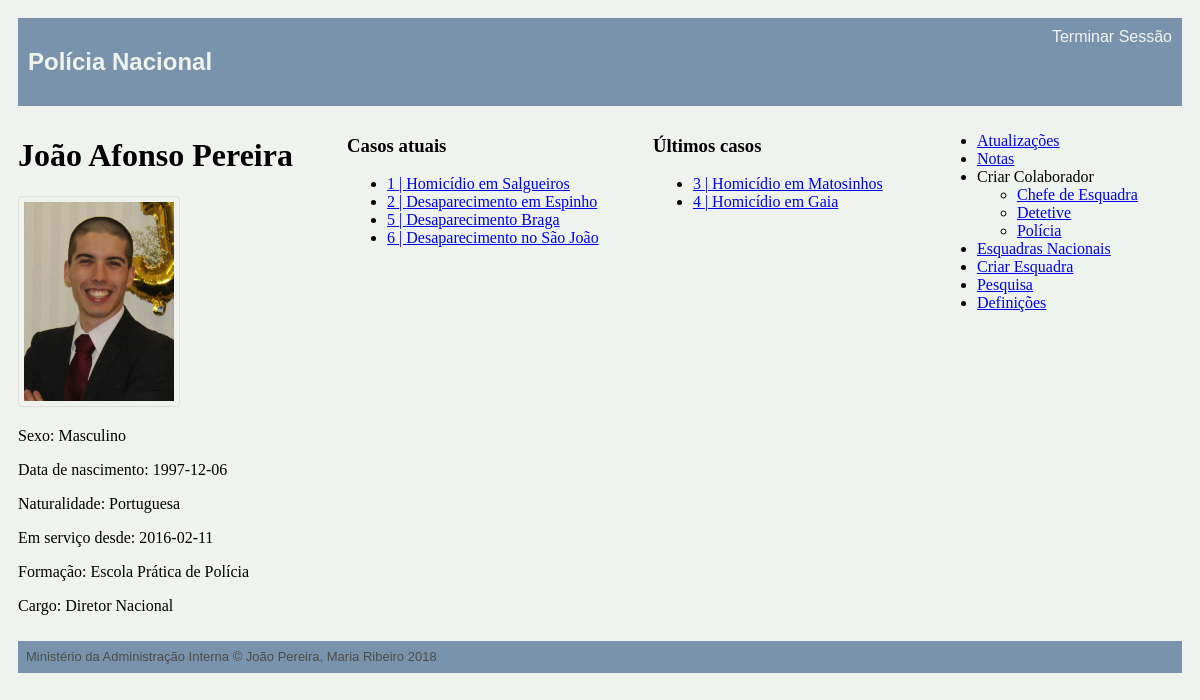
Before: /main.php (signed in) with the older database file.
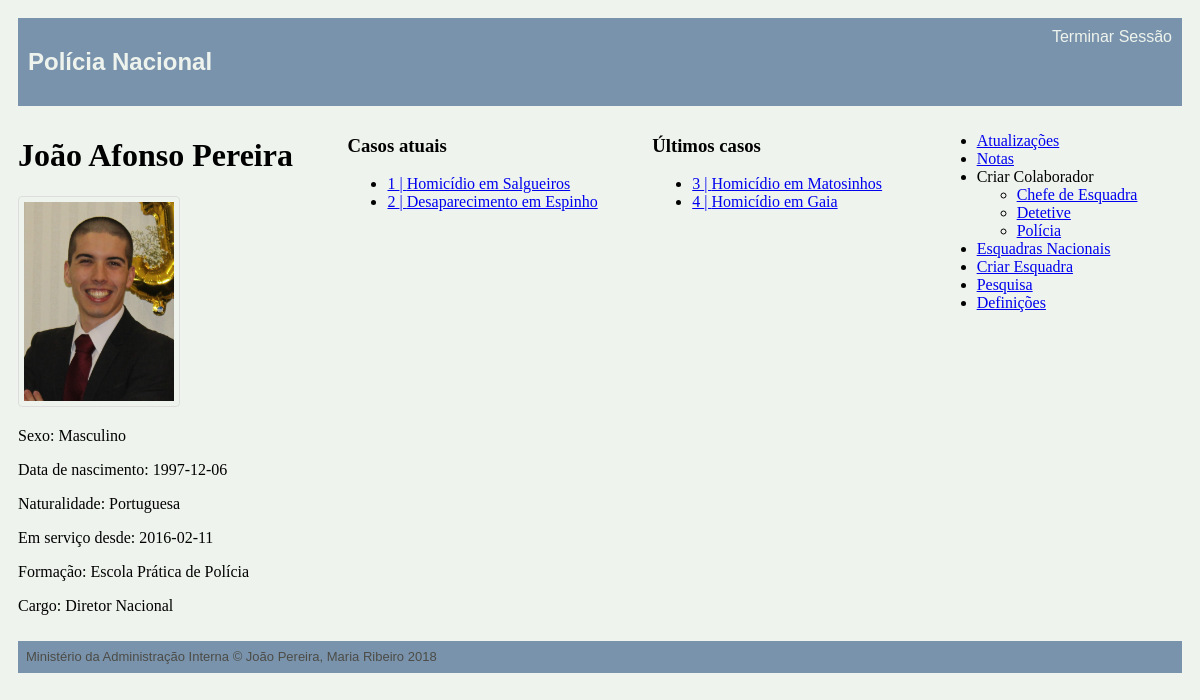
After: the same page with the newer database file.
### tables this page shows
CREATE TABLE personnel (
    username VARCHAR PRIMARY KEY,
    password VARCHAR NOT NULL,
    email VARCHAR(320) NOT NULL, -- 64 characters for local part + @ + 255 for domain name
    fullname VARCHAR(128) NOT NULL,
    gender VARCHAR NOT NULL,
    birthdate date NOT NULL,
    naturality VARCHAR NOT NULL,
    start_service date NOT NULL,
    school VARCHAR REFERENCES schools NOT NULL,
    position VARCHAR REFERENCES positions NOT NULL,
    station INTEGER REFERENCES stations,
    profile_pic VARCHAR
);

CREATE TABLE occurrences (
    id INTEGER PRIMARY KEY,
    type integer REFERENCES occ_type NOT NULL,
    title VARCHAR NOT NULL,
    chief_detective VARCHAR REFERENCES personnel,
    state VARCHAR REFERENCES states NOT NULL ,
    oppening_date date NOT NULL,
    location VARCHAR NOT NULL,
    description VARCHAR NOT NULL,
    station VARCHAR REFERENCES stations NOT NULL
);

### database/connection.php (called while the page is built, shortened)
<?php $db = new PDO('sqlite:database/database.db');
function getUserByUsername($username) {
  global $db;
  $query = $db->prepare('SELECT * FROM personnel WHERE username = ?');
  $query->execute(array($username));
  return $query->fetch();
}
function GetAllOccurrences() {
  global $db;
  $query = $db->prepare('SELECT * FROM occurrences');
  $query->execute();
  return $query->fetchAll();
}

### main.php (the view, shortened to what this page needs)
 <?php
include_once('database/connection.php');
$username = $_SESSION['username'];
?>
<!DOCTYPE html>
<html>
<head>
    <link href="style.css" rel="stylesheet">
    <link href="layout.css" rel="stylesheet">
</head>
<div class="container">
<?php include_once('common/header_aside.php'); ?>
<body class="body">
    <div id="personal_info">
        <h1><?php echo $user['fullname']?></h1>
        <p> <?php if (isset($user['profile_pic'])) { ?>
            <img src="profile_pic/<?=$username?>.jpg">
        <?php }?></p>
        <p> Sexo: <?php echo $user['gender'] ?></p>
        <p> Data de nascimento: <?php echo $user['birthdate'] ?>  </p>
        <p> Naturalidade: <?php echo $user['naturality'] ?> </p>
        <p> Em serviço desde: <?php echo $user['start_service'] ?> </p>
        <p> Formação: <?php echo $user['school'] ?> </p>
        <p> Cargo: <?php echo $user['position'] ?> </p>
    </div>
    <?php if ($user['position']=='Diretor Nacional'){
        $occurrences=GetAllOccurrences();
    }elseif ($user['position']=='Chefe de Esquadra'){
        $occurrences=GetOccurrencesByStation($station['id']);
    }elseif ($user['position']=='Detetive'){
        $occurrences=GetOccurrencesByUsernameAndMinorOccurrences($username,$station['id']);
    }elseif ($user['position']=='Polícia'){
        $occurrences=GetOccurrencesByUsername($username);
    }
    if (!empty($occurrences)) { ?>
        <div id="current_work">
            <h3>Casos atuais</h3>
            <ul>
                <?php foreach($occurrences as $occurrence) { ?>
                    <?php if ($occurrence['state']=='Aberto') {?>
                        <?php echo "<li><a href='single_occurrence.php?id=" . $occurrence['id'] . "'>" . $occurrence['id'] . " | " . $occurrence['title'] . "</a></li>" ; ?>
                    <? } ?>
                <? } ?>
            </ul>
        </div>
        <div id="past_work">
            <h3>Últimos casos</h3>
            <ul>
                <?php foreach($occurrences as $occurrence) { ?>
                    <?php if ($occurrence['state']=='Fechado' or $occurrence['state']=='Arquivado') { ?>
                        <?php echo "<li><a href='single_occurrence.php?id=" . $occurrence['id'] . "'>" . $occurrence['id'] . " | " . $occurrence['title'] . "</a></li>" ; ?>
                    <? } ?>
                <? } ?>
            </ul>
        </div>
    <? } ?>
</body>
<?php include_once('common/footer.php'); ?>
</div>
</html>

### common/header_aside.php (shortened to what this page needs)
<?php
include_once('database/connection.php');
$user = getUserByUsername($username);
?>
<!DOCTYPE html>
<html lang="en-US">
    <header class="header">
        <div class='title'> <a href="main.php"><h2>Polícia Nacional</h2></a></div>
        <div class='log_out'> <a href="log_out.php">Terminar Sessão</a></div>
    </header>
    <aside class="right_bar">
            <ul>
                <li><a href="updates.php">Atualizações</a></li>
                <li><a href="notes.php">Notas</a></li>
                <?php if ($user['position']=="Diretor Nacional" || $user['position']=="Chefe de Esquadra" ){?>
                    <li><a> Criar Colaborador </a></li>
                        <ul>
                            <?php if ($user['position']=="Diretor Nacional"){?>
                                <li><a href="create_personnel.php?position=Chefe de Esquadra"> Chefe de Esquadra </a></li>
                            <?php } ?>
                                <li><a href="create_personnel.php?position=Detetive"> Detetive </a></li>
                                <li><a href="create_personnel.php?position=Polícia"> Polícia </a></li>
                        </ul>
                <?php } ?>
                <?php if ($user['position']=="Diretor Nacional"){?>
                    <li><a href="view_station.php"> Esquadras Nacionais </a></li>
                    <li><a href="create_station.php"> Criar Esquadra</a></li>
                <?php } ?>
                <li><a href="search.php">Pesquisa</a></li>
                <li> <a href="main.php?definitions=1"> Definições </a>
                <?php if(isset($_GET['definitions'])){?>
                    <ul>
                    <li><a href="change_password.php">Mudar Password</a></li>
                    <li><a href="UpdateProfileImage.php">Atualizar Foto Pessoal</a></li>
                    </ul>
                <?php } ?> </li>
            </ul>
    </aside>
</html>

### common/footer.php
<footer class=footer>
        <p> Ministério da Administração Interna &copy; João Pereira, Maria Ribeiro 2018</p>
</footer>

### style.css (style rules this page uses)
html { background-color:#EEF4ED; }
.body { margin: 1; padding: 0; }
header { background-color: #7A93AC; padding: 0.5em; margin:0; }
.log_out { text-align: right; }
header a { color: #EEF4ED; text-decoration: none; font-family: Helvetica; }
footer { background-color:#7A93AC; padding: 0.5em; height: 1em; margin:1; position: relative; }
footer p { margin: 0; font-size: small; font-family: Helvetica; color: #4C4C47; }
img { border: 1px solid #ddd; border-radius: 4px; padding: 5px; width: 150px; }

### layout.css (style rules this page uses)
.header { grid-area: header; }
.right_bar { grid-area: right_bar; }
.body { grid-area: body; }
.footer { grid-area: footer; }
.container { display: grid; grid-template-areas: 'header header header header' 'body body body right_bar' 'footer footer footer footer'; grid-gap: 10px; padding: 10px; }
.title { grid-area: title; }
.log_out { grid-area: log_out; }
.header { display: grid; grid-template-areas: 'title log_out'; grid-gap: 10px; padding: 10px; }

Changed rows visible on the page:
removed occurrences: id "5", title "Desaparecimento Braga", shown under "Casos atuais"
removed occurrences: id "6", title "Desaparecimento no São João", shown under "Casos atuais"
